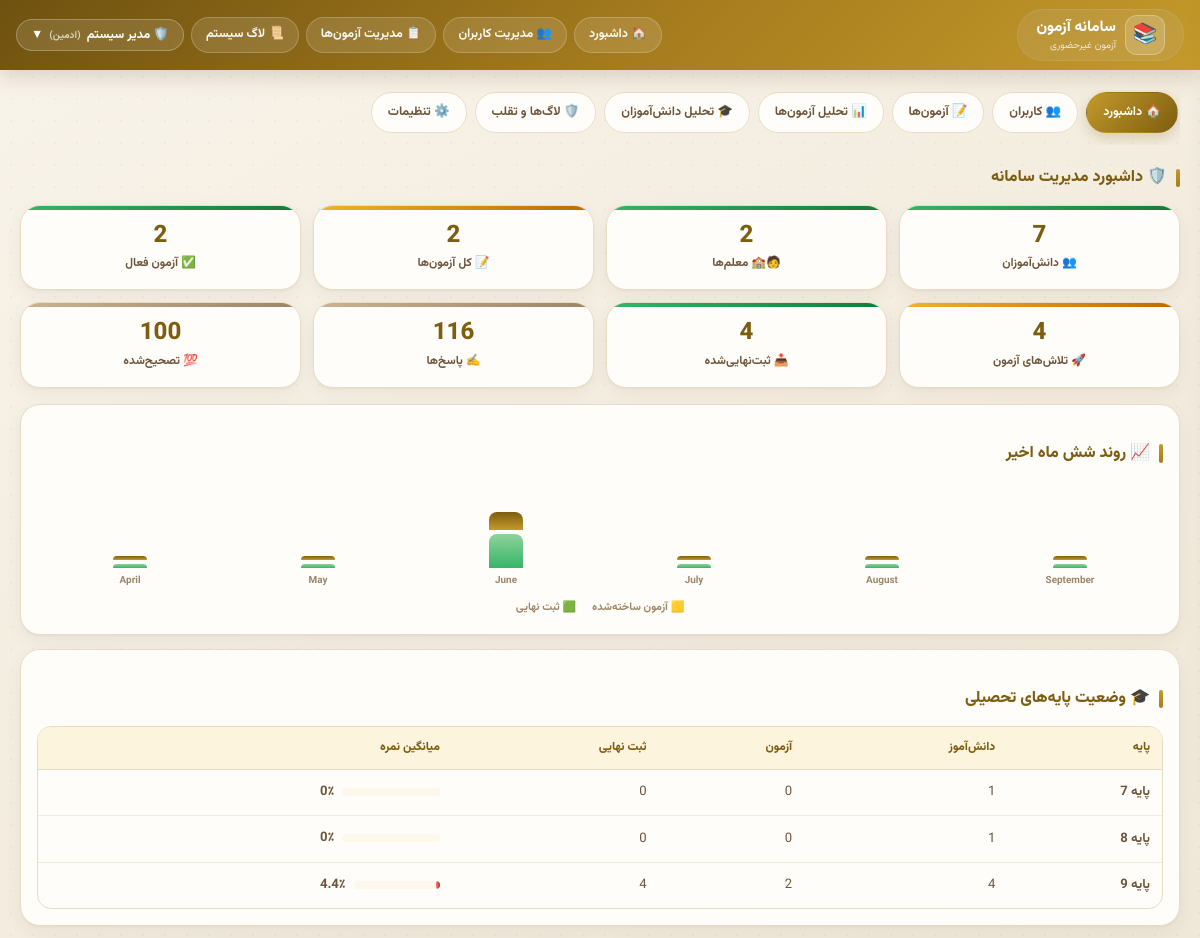
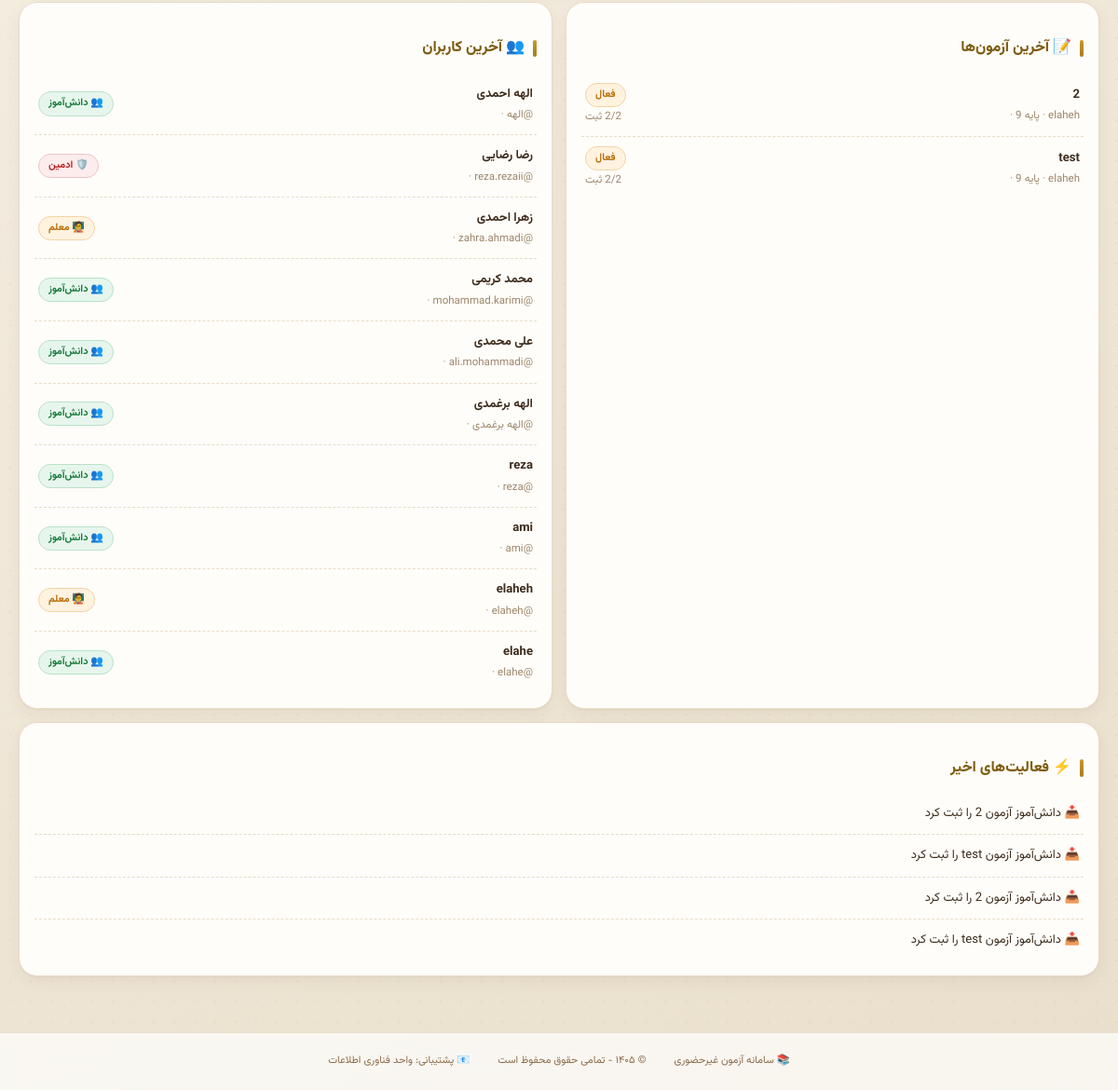
Screenshot of /admin-panel/ (signed in) with the database file from the repository (2 pictures, top to bottom).
### accounts/models.py (models this page shows, shortened)
class User(AbstractUser):
    ROLE_CHOICES = [
        ('admin', 'ادمین'),
        ('teacher', 'معلم'),
        ('student', 'دانش‌آموز'),
    ]
    role = models.CharField(max_length=10, choices=ROLE_CHOICES, default='student')
    grade = models.ForeignKey(Grade, on_delete=models.SET_NULL, null=True, blank=True)
    student_code = models.CharField(max_length=10, unique=True, null=True, blank=True)
    phone = models.CharField(max_length=15, blank=True)

class Grade(models.Model):
    GRADE_CHOICES = [
        ('7', 'هفتم'),
        ('8', 'هشتم'),
        ('9', 'نهم'),
    ]
    name = models.CharField(max_length=20, choices=GRADE_CHOICES, unique=True)

### exams/models.py (models this page shows, shortened)
class Exam(models.Model):
    title = models.CharField(max_length=200)
    teacher = models.ForeignKey(settings.AUTH_USER_MODEL, on_delete=models.CASCADE,
                                limit_choices_to={'role': 'teacher'})
    grade = models.ForeignKey(Grade, on_delete=models.CASCADE)
    duration_minutes = models.IntegerField()
    start_time = models.DateTimeField()
    end_time = models.DateTimeField()
    students = models.ManyToManyField(settings.AUTH_USER_MODEL, related_name='exams',
                                      limit_choices_to={'role': 'student'})
    is_active = models.BooleanField(default=True)
    show_score_to_student = models.BooleanField(default=False)
    created_at = models.DateTimeField(auto_now_add=True)
    random_questions = models.BooleanField(default=False)
    enable_anti_cheat = models.BooleanField(default=True, verbose_name="فعال کردن سیستم تشخیص تقلب")
    prevent_tab_switch = models.BooleanField(default=True, verbose_name="جلوگیری از تغییر تب")
    prevent_copy_paste = models.BooleanField(default=True, verbose_name="جلوگیری از کپی/پیست")
    track_ip = models.BooleanField(default=True, verbose_name="ردیابی IP")
    TIMER_TYPE_CHOICES = [
        ('floating', 'تایم شناور (از لحظه شروع دانش‌آموز)'),
        ('fixed', 'تایم ثابت (همه تا زمان پایان مشخص)'),
    ]
    timer_type = models.CharField(
        max_length=20,
        choices=TIMER_TYPE_CHOICES,
        default='floating',
        verbose_name="نوع تایمر"
    )
    show_questions_mode = models.CharField(
        max_length=20,
        choices=[('all', 'همه سوالات در یک صفحه'), ('one_by_one', 'هر سوال در یک صفحه')],
        default='one_by_one',
        verbose_name="نحوه نمایش سوالات"
    )
    show_back_button = models.BooleanField(default=True, verbose_name="نمایش دکمه بازگشت به سوال قبلی")
    allow_teacher_answer = models.BooleanField(default=True, verbose_name="معلم می‌تواند پاسخ تشریحی وارد کند")
    show_answers_after_exam = models.BooleanField(default=False,
                                                  verbose_name="نمایش پاسخ صحیح به دانش‌آموز بعد از اتمام")

### admin_panel/views.py (the view)
# urls.py: path('', views.admin_dashboard, name='admin_dashboard'),
@login_required
def admin_dashboard(request):
    if request.user.role != 'admin':
        raise PermissionDenied('دسترسی غیرمجاز')
    now = timezone.now()
    stats = {
        'total_students': User.objects.filter(role='student').count(),
        'total_teachers': User.objects.filter(role='teacher').count(),
        'total_admins': User.objects.filter(role='admin').count(),
        'total_all': User.objects.count(),
        'total_exams': Exam.objects.count(),
        'total_questions': Question.objects.count(),
        'active_exams': Exam.objects.filter(is_active=True).count(),
        'total_attempts': ExamAttempt.objects.count(),
        'submitted_attempts': ExamAttempt.objects.filter(status='submitted').count(),
        'total_answers': StudentAnswer.objects.count(),
        'graded_answers': StudentAnswer.objects.filter(score_obtained__isnull=False).count(),
    }
    grade_stats = []
    for grade in Grade.objects.all():
        students = User.objects.filter(role='student', grade=grade).count()
        exams = Exam.objects.filter(grade=grade).count()
        attempts = ExamAttempt.objects.filter(exam__grade=grade, status='submitted').count()
        total_score = Decimal('0')
        total_possible = Decimal('0')
        for attempt in ExamAttempt.objects.filter(exam__grade=grade, status='submitted'):
            for question in attempt.exam.questions.all():
                answer = StudentAnswer.objects.filter(student=attempt.student, question=question).first()
                total_possible += to_decimal(question.max_score)
                if answer and answer.score_obtained:
                    total_score += to_decimal(answer.score_obtained)
        avg_score = float(total_score / total_possible * 100) if total_possible > 0 else 0
        grade_stats.append({
            'grade': grade,
            'students': students,
            'exams': exams,
            'attempts': attempts,
            'avg_score': round(avg_score, 1),
        })
    recent_exams = Exam.objects.all().order_by('-created_at')[:10]
    exams_data = []
    for exam in recent_exams:
        exams_data.append({
            'exam': exam,
            'attempts': ExamAttempt.objects.filter(exam=exam).count(),
            'submitted': ExamAttempt.objects.filter(exam=exam, status='submitted').count(),
        })
    recent_users = User.objects.all().order_by('-date_joined')[:10]
    recent_activities = []
    for attempt in ExamAttempt.objects.filter(status='submitted').order_by('-submitted_at')[:5]:
        recent_activities.append({
            'type': 'exam_submit',
            'message': f'دانش‌آموز {attempt.student.get_full_name()} آزمون {attempt.exam.title} را ثبت کرد',
            'time': attempt.submitted_at,
        })
    monthly_stats = []
    for i in range(6):
        month_date = now - timedelta(days=30 * i)
        month_start = month_date.replace(day=1, hour=0, minute=0, second=0, microsecond=0)
        if i == 0:
            month_end = now
        else:
            next_month = month_start + timedelta(days=32)
            month_end = next_month.replace(day=1) - timedelta(days=1)
        exams_count = Exam.objects.filter(created_at__range=[month_start, month_end]).count()
        attempts_count = ExamAttempt.objects.filter(submitted_at__range=[month_start, month_end]).count()
        try:
            import jdatetime
            _FA_MONTHS = ['فروردین', 'اردیبهشت', 'خرداد', 'تیر', 'مرداد', 'شهریور',
                          'مهر', 'آبان', 'آذر', 'دی', 'بهمن', 'اسفند']
            month_label = _FA_MONTHS[jdatetime.datetime.fromgregorian(datetime=month_start).month - 1]
        except Exception:
            month_label = month_start.strftime('%B')
        monthly_stats.append({
            'month': month_label,
            'exams': exams_count,
            'attempts': attempts_count,
        })
    context = {
        'stats': stats,
        'grade_stats': grade_stats,
        'exams_data': exams_data,
        'recent_users': recent_users,
        'recent_activities': recent_activities,
        'monthly_stats': monthly_stats,
    }
    return render(request, 'admin_panel/dashboard.html', context)

### templates/admin_panel/dashboard.html (shortened to what this page needs)
{% extends 'base.html' %}
{% load static %}
{% load jalali_tags %}
{% block content %}
{% include 'admin_panel/_admin_nav.html' %}
<div class="page-title">🛡️ داشبورد مدیریت سامانه</div>
<div class="stats stats-4x">
    <div class="stat-card students">
        <div class="stat-number">{{ stats.total_students }}</div>
        <div class="stat-label">👥 دانش‌آموزان</div>
    </div>
    <div class="stat-card active">
        <div class="stat-number">{{ stats.total_teachers }}</div>
        <div class="stat-label">🧑🏫 معلم‌ها</div>
    </div>
    <div class="stat-card ongoing">
        <div class="stat-number">{{ stats.total_exams }}</div>
        <div class="stat-label">📝 کل آزمون‌ها</div>
    </div>
    <div class="stat-card active">
        <div class="stat-number">{{ stats.active_exams }}</div>
        <div class="stat-label">✅ آزمون فعال</div>
    </div>
    <div class="stat-card ongoing">
        <div class="stat-number">{{ stats.total_attempts }}</div>
        <div class="stat-label">🚀 تلاش‌های آزمون</div>
    </div>
    <div class="stat-card students">
        <div class="stat-number">{{ stats.submitted_attempts }}</div>
        <div class="stat-label">📥 ثبت‌نهایی‌شده</div>
    </div>
    <div class="stat-card inactive">
        <div class="stat-number">{{ stats.total_answers }}</div>
        <div class="stat-label">✍️ پاسخ‌ها</div>
    </div>
    <div class="stat-card inactive">
        <div class="stat-number">{{ stats.graded_answers }}</div>
        <div class="stat-label">💯 تصحیح‌شده</div>
    </div>
</div>
<div class="card" style="margin-bottom:14px;">
    <div class="section-title">📈 روند شش ماه اخیر</div>
    <div class="month-bars">
        {% for m in monthly_stats %}
        <div class="mb" title="{{ m.month }}: {{ m.exams }} آزمون، {{ m.attempts }} ثبت">
            <i style="height:{% widthratio m.exams 12 100 %}%; min-height:4px; max-height:88%;"></i>
            <i style="height:{% widthratio m.attempts 12 100 %}%; min-height:4px; background:linear-gradient(180deg,#8fd39a,#35b569);"></i>
            <span>{{ m.month }}</span>
        </div>
        {% endfor %}
    </div>
    <div style="display:flex; gap:16px; justify-content:center; margin-top:8px; font-size:.68rem; color:var(--ink3); font-weight:600;">
        <span>🟨 آزمون ساخته‌شده</span><span>🟩 ثبت نهایی</span>
    </div>
</div>
<div class="card" style="margin-bottom:14px;">
    <div class="section-title">🎓 وضعیت پایه‌های تحصیلی</div>
    {% if grade_stats %}
    <table>
        <thead>
        <tr><th>پایه</th><th>دانش‌آموز</th><th>آزمون</th><th>ثبت نهایی</th><th>میانگین نمره</th></tr>
        </thead>
        <tbody>
        {% for g in grade_stats %}
        <tr>
            <td><b>پایه {{ g.grade.name }}</b></td>
            <td>{{ g.students }}</td>
            <td>{{ g.exams }}</td>
            <td>{{ g.attempts }}</td>
            <td>
                <span class="grade-avg">
                    <span class="bar-wrap" style="flex:1;"><span class="bar-fill {% if g.avg_score >= 50 %}ok{% else %}err{% endif %}" style="display:block; width:{{ g.avg_score }}%;"></span></span>
                    <b>{{ g.avg_score }}٪</b>
                </span>
            </td>
        </tr>
        {% endfor %}
        </tbody>
    </table>
    {% else %}
    <div class="empty-state">📭 هنوز پایه‌ای تعریف نشده است.</div>
    {% endif %}
</div>
<div class="admin-cols">
    <div class="card">
        <div class="section-title">📝 آخرین آزمون‌ها</div>
        {% if exams_data %}
        {% for row in exams_data %}
        <div class="list-row">
            <div>
                <b>{{ row.exam.title }}</b>
                <div class="muted">{{ row.exam.teacher.get_full_name|default:row.exam.teacher.username }} · پایه {{ row.exam.grade.name|default:'—' }} · {{ row.exam.created_at|to_jalali }}</div>
            </div>
            <div style="text-align:left;">
                <span class="status-badge {% if row.exam.is_active %}status-ongoing{% else %}status-inactive{% endif %}">{% if row.exam.is_active %}فعال{% else %}غیرفعال{% endif %}</span>
                <div class="muted">{{ row.submitted }}/{{ row.attempts }} ثبت</div>
            </div>
        </div>
        {% endfor %}
        {% else %}
        <div class="empty-state">📭 هنوز آزمونی ساخته نشده است.</div>
        {% endif %}
    </div>
    <div class="card">
        <div class="section-title">👥 آخرین کاربران</div>
        {% if recent_users %}
        {% for u in recent_users %}
        <div class="list-row">
            <div>
                <b>{{ u.get_full_name|default:u.username }}</b>
                <div class="muted">@{{ u.username }} · {{ u.date_joined|to_jalali }}</div>
            </div>
            <span class="status-badge {% if u.role == 'admin' %}badge-danger{% elif u.role == 'teacher' %}status-ongoing{% else %}status-completed{% endif %}">
                {% if u.role == 'admin' %}🛡️ ادمین{% elif u.role == 'teacher' %}🧑‍🏫 معلم{% else %}👥 دانش‌آموز{% endif %}
            </span>
        </div>
        {% endfor %}
        {% else %}
        <div class="empty-state">📭 کاربری ثبت نشده است.</div>
        {% endif %}
    </div>
</div>
<div class="card" style="margin-top:14px;">
    <div class="section-title">⚡ فعالیت‌های اخیر</div>
    {% if recent_activities %}
    {% for a in recent_activities %}
    <div class="list-row">
        <div>📥 {{ a.message }}</div>
    </div>
    {% endfor %}
    {% else %}
    <div class="empty-state">📭 هنوز فعالیتی ثبت نشده است.</div>
    {% endif %}
</div>
{% endblock %}

### templates/base.html (shortened to what this page needs)
<!DOCTYPE html>
<html dir="rtl" lang="fa">
<head>
    {% load static %}
    <link rel="stylesheet" href="{% static 'css/site.css' %}?v=1">
</head>
<body>
<div class="navbar">
    <div class="nav-container">
        <div class="logo">
            <span class="logo-icon">📚</span>
            <div>
                <div class="logo-text">سامانه آزمون</div>
                <div class="logo-sub">آزمون غیرحضوری</div>
            </div>
        </div>
        <div class="nav-links">
            {% if user.is_authenticated %}
                {% if user.role == 'admin' %}
                    <a href="{% url 'admin_dashboard' %}" class="nav-link">🏠 داشبورد</a>
                    <a href="{% url 'manage_users' %}" class="nav-link">👥 مدیریت کاربران</a>
                    <a href="{% url 'manage_exams' %}" class="nav-link">📋 مدیریت آزمون‌ها</a>
                    <a href="{% url 'system_logs' %}" class="nav-link">📜 لاگ سیستم</a>
                {% elif user.role == 'teacher' %}
                    <a href="{% url 'teacher_dashboard' %}" class="nav-link">🏠 داشبورد</a>
                    <a href="{% url 'create_exam' %}" class="nav-link">➕ آزمون جدید</a>
                    <a href="{% url 'question_bank' %}" class="nav-link">📚 بانک سوال</a>
                    <a href="{% url 'groups' %}" class="nav-link">👥 گروه‌ها</a>
                {% endif %}
                <div class="dropdown" id="userDropdown">
                    <button class="dropdown-btn" id="dropdownBtn">
                        {% if user.role == 'admin' %}🛡️
                        {% elif user.role == 'teacher' %}👨‍🏫
                        {% else %}👤{% endif %}
                        {{ user.get_full_name|default:user.username }}
                        <span style="font-size: 10px; opacity: 0.7;">
                            ({% if user.role == 'admin' %}ادمین{% elif user.role == 'teacher' %}معلم{% else %}دانش‌آموز{% endif %})
                        </span>
                        ▼
                    </button>
                </div>
            {% else %}
                <a href="{% url 'login' %}" class="nav-link">🔐 ورود</a>
            {% endif %}
        </div>
    </div>
</div>
<div class="main-content">
    {% block content %}{% endblock %}
</div>
<div class="footer">
    <div class="footer-content">
        <span>📚 سامانه آزمون غیرحضوری</span>
        <span>© ۱۴۰۵ - تمامی حقوق محفوظ است</span>
        <span>📧 پشتیبانی: واحد فناوری اطلاعات</span>
    </div>
</div>
</body>
</html>

### rows the page displays
User: get_full_name "مدیر سیستم"
Grade: grade.name "7", students "1", exams "0", attempts "0", avg_score "0"
Grade: grade.name "8", students "1", exams "0", attempts "0", avg_score "0"
Grade: grade.name "9", students "4", exams "2", attempts "4", avg_score "4.4"
Exam: exam "2", exam.teacher.get_full_name "elaheh", exam.grade.name "9", is_active "فعال", submitted "2"
Exam: exam "test", exam.teacher.get_full_name "elaheh", exam.grade.name "9", is_active "فعال", submitted "2"
User: get_full_name "الهه احمدی", username "الهه", role "👥 دانش‌آموز"
User: get_full_name "رضا رضایی", role "🛡️ ادمین"
User: get_full_name "زهرا احمدی", username "zahra.ahmadi", role "🧑‍🏫 معلم"
User: get_full_name "محمد کریمی", role "👥 دانش‌آموز"
User: get_full_name "علی محمدی", role "👥 دانش‌آموز"
User: get_full_name "الهه برغمدی", username "الهه برغمدی", role "👥 دانش‌آموز"
User: get_full_name "reza", role "👥 دانش‌آموز"
User: get_full_name "ami", role "👥 دانش‌آموز"
User: get_full_name "elaheh", role "🧑‍🏫 معلم"
User: get_full_name "elahe", username "elahe", role "👥 دانش‌آموز"

### other values shown
{{ stats.total_students }} "7"
{{ stats.total_teachers }} "2"
{{ stats.total_exams }} "2"
{{ stats.active_exams }} "2"
{{ stats.total_attempts }} "4"
{{ stats.submitted_attempts }} "4"
{{ stats.total_answers }} "116"
{{ stats.graded_answers }} "100"
{{ m.month }} "September" "August" "July" "June" "May" "April"
{{ a.message }} "دانش‌آموز آزمون 2 را ثبت کرد" "دانش‌آموز آزمون test را ثبت کرد" "دانش‌آموز آزمون 2 را ثبت کرد" "دانش‌آموز آزمون test را ثبت کرد"
